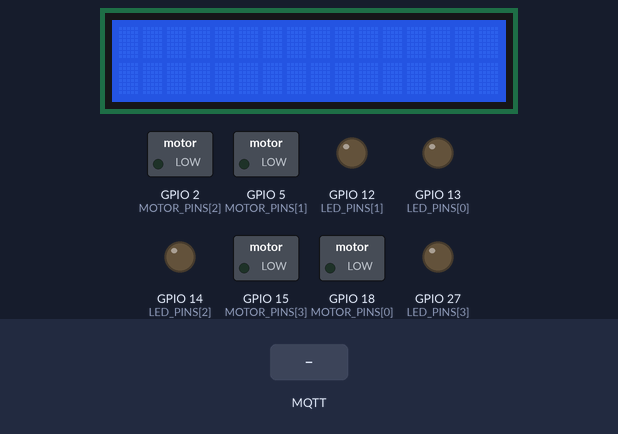
This sketch was run on a simulated ESP32. On the bench: 16×2 character LCD, switched loads named in the sketch (green lamp = pin HIGH), output pins drawn as LEDs (lit = HIGH). The test bench sets the inputs (shaded band). WiFi joins after 1.5 s; servers stay silent unless stated; no MQTT or app messages arrive unless stated; what the sketch prints to the serial monitor is not drawn.

Above: at 2.7 s.
2.8 s: MQTT message "0" arrives on the second subscribed topic
At 3.8 s:
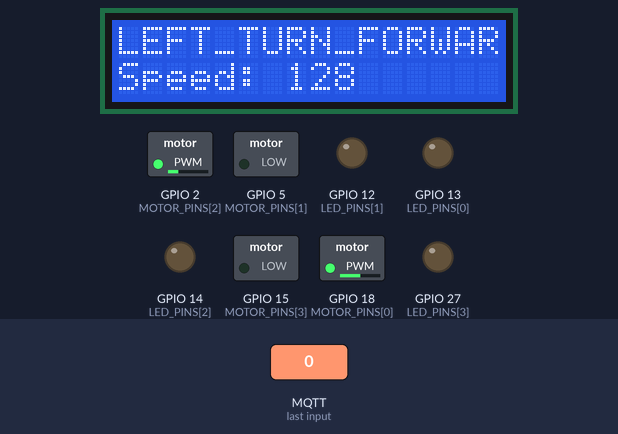
4.3 s: MQTT message "5" arrives on the second subscribed topic
At 5.5 s:
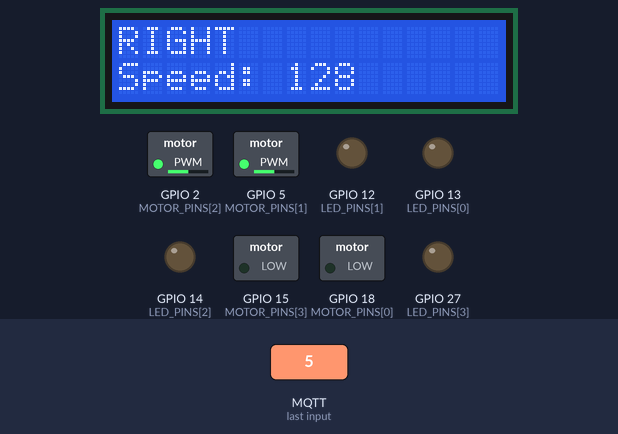
5.8 s: MQTT message "1" arrives on the second subscribed topic
At 7.0 s:
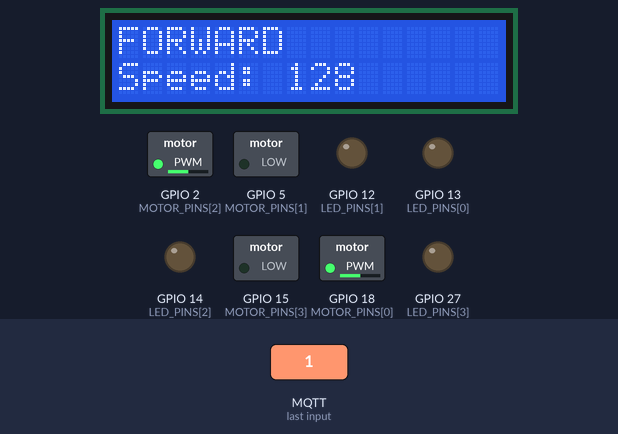
7.3 s: MQTT message "90" arrives on the second subscribed topic
At 7.8 s:
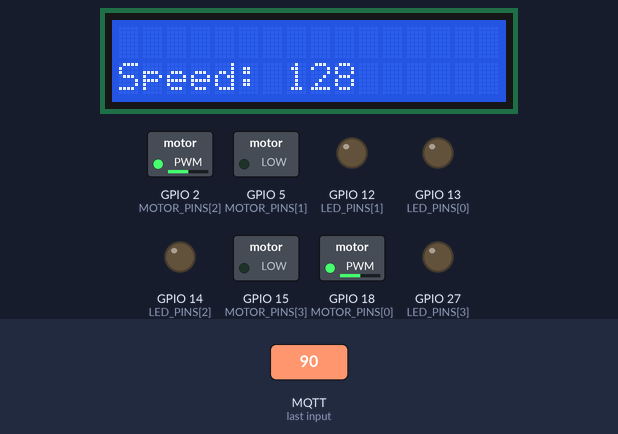
8.8 s: MQTT message "200" arrives on the second subscribed topic
At 9.3 s:
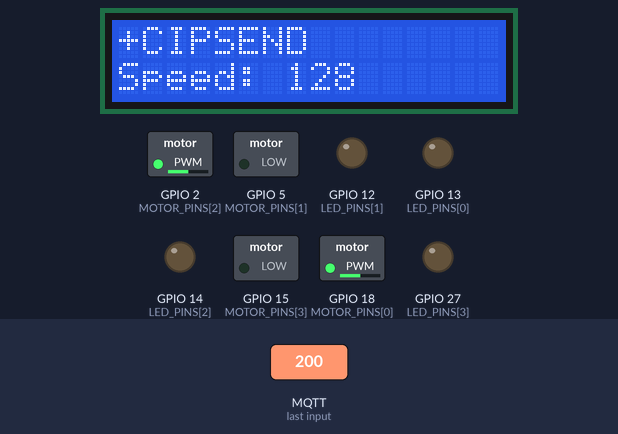
Timing chart, 0 to 11.3 s (numbered marks = the images above; inputs shaded):
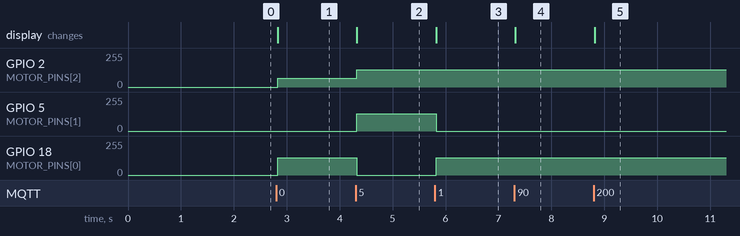

The sketch:

wd-base.ino
```cpp
//S168772 Dries Van Bouwel
//S171282 Lukas Van Dyck
//S173062 Karol Czaplejewicz
//S166965 Sem Block


// Necessary Libraries
#include <LiquidCrystal_I2C.h>  // https://github.com/johnrickman/LiquidCrystal_I2C (install as zip)
#include <WiFi.h>               // Standard ESP32 Library
#include <PubSubClient.h>       // https://github.com/knolleary/pubsubclient (intall with library Manager)

#define CLASSGROUP "1it2"
#define LABGROUP "7"

const char WIFI_SSID[] = "bletchley";
const char WIFI_PASS[] = "laptop!internet";
const char MQTT_SERVER[] = "mqtt.iote-ap.be";

//UPGRADE AUTOMATIC GENERATION OF THIS VARIABLES BASED
const char MQTT_ID[] = CLASSGROUP "-" LABGROUP;
const char SPEED_TOPIC[] = "mp/" CLASSGROUP "/" LABGROUP "/wd/speed";
const char MOVEMENT_TOPIC[] = "mp/" CLASSGROUP "/" LABGROUP "/wd/movement";

WiFiClient wifiClient;
PubSubClient mqttClient(wifiClient);

char msg[32];

const int PWM_FREQUENCY = 500;
const int PWM_RESOLUTION = 8;
const int PWM_MAX_DC = 255;

const int MOTOR_PIN_COUNT = 4;
const int MOTOR_COUNT = 2;

int MOTOR_PINS[MOTOR_PIN_COUNT] = { 18, 5, 2, 15 };

const int LED_COUNT = 4;

int LED_PINS[LED_COUNT] = { 13, 12, 14, 27 };

int LED_STATE[] = { 0, 0, 0, 0 };

const int PL_PIN = 25;
const int TRIG_PIN = 19;
const int ECHO_PIN = 23;

int LCD_COLUMNS = 16;
int LCD_ROWS = 2;

enum COMMANDS {
  LEFT_TURN_FORWARD,
  FORWARD,
  RIGHT_TURN_FORWARD,
  LEFT,
  STOP,
  RIGHT,
  LEFT_TURN_BACKWARDS,
  BACKWARDS,
  RIGHT_TURN_BACKWARDS,
};

const char* directionNames[] = {
  "LEFT_TURN_FORWARD",  //0
  "FORWARD",            //1
  "RIGHT_TURN_FORWARD",
  "LEFT",
  "STOP",
  "RIGHT",
  "LEFT_TURN_BACKWARDS",
  "BACKWARDS",
  "RIGHT_TURN_BACKWARDS",
};

enum MOTOR_DIRECTION {
  MOTOR_BACKWARDS = -1,
  MOTOR_STOP = 0,
  MOTOR_FORWARD = 1
};

LiquidCrystal_I2C lcd(0x27, LCD_COLUMNS, LCD_ROWS);

int drivingSpeed = 128;

void setup_wifi() {
  delay(10);
  // We start by connecting to a WiFi network
  Serial.println();
  Serial.print("Connecting to ");
  Serial.println(WIFI_SSID);

  WiFi.begin(WIFI_SSID, WIFI_PASS);

  while (WiFi.status() != WL_CONNECTED) {
    delay(500);
    Serial.print(".");
  }

  Serial.println("");
  Serial.println("WiFi connected");
  Serial.println("IP address: ");
  Serial.println(WiFi.localIP());
}

void reconnect_to_mqtt() {
  // Loop until we're reconnected
  while (!mqttClient.connected()) {
    Serial.print("Attempting MQTT connection...");
    // Attempt to connect
    if (mqttClient.connect(MQTT_ID)) {
      Serial.println("connected");
      // Subscribe
      mqttClient.subscribe(SPEED_TOPIC);
      mqttClient.subscribe(MOVEMENT_TOPIC);
      mqttClient.publish(MOVEMENT_TOPIC, "connected");
    } else {
      Serial.print("failed, rc=");
      Serial.print(mqttClient.state());
      Serial.println(" try again in 5 seconds");
      // Wait 5 seconds before retrying
      delay(5000);
    }
  }
}

void callback(char* topic, byte* message, unsigned int length) {
  memset(msg, '\0', sizeof(msg));
  memcpy(msg, (char*)message, length);
  Serial.print("Recieved message from broker");
  Serial.print("Topic: ");
  Serial.println(topic);
  Serial.print("msg: ");
  Serial.println(msg);
  Serial.println();

  if (strcmp(topic, SPEED_TOPIC) == 0) {
    handle_speed_command(msg);
    return;
  }

  if (strcmp(topic, MOVEMENT_TOPIC) == 0) {
    handle_movement_command(msg);
    return;
  }
}

void handle_movement_command(const char* msg) {
  static int lastCommand = -1;
  int command = atoi(msg);
    lcd.clear();
    Serial.print("Command: ");
    Serial.println(command);
    lcd.print(directionNames[command]);
    lcd.setCursor(0,1);

    lcd.print("Speed: " + String(drivingSpeed));
    lcd.setCursor(0,0);
  if (command != lastCommand) {
    switch (command) {
      case LEFT_TURN_FORWARD:
        driveMotors(MOTOR_FORWARD, drivingSpeed, MOTOR_FORWARD, drivingSpeed / 2);
        break;
      case FORWARD:
        driveMotors(MOTOR_FORWARD, drivingSpeed, MOTOR_FORWARD, drivingSpeed);
        break;
      case RIGHT_TURN_FORWARD:
        driveMotors(MOTOR_FORWARD, drivingSpeed / 2, MOTOR_FORWARD, drivingSpeed);
        break;
      case RIGHT:
        driveMotors(MOTOR_BACKWARDS, drivingSpeed, MOTOR_FORWARD, drivingSpeed);
        break;
      case RIGHT_TURN_BACKWARDS:
        driveMotors(MOTOR_BACKWARDS, drivingSpeed / 2, MOTOR_BACKWARDS, drivingSpeed);
        break;
      case BACKWARDS:
        driveMotors(MOTOR_BACKWARDS, drivingSpeed, MOTOR_BACKWARDS, drivingSpeed);
        break;
      case LEFT_TURN_BACKWARDS:
        driveMotors(MOTOR_BACKWARDS, drivingSpeed, MOTOR_BACKWARDS, drivingSpeed / 2);
        break;
      case LEFT:
        driveMotors(MOTOR_FORWARD, drivingSpeed, MOTOR_BACKWARDS, drivingSpeed);
        break;
      case STOP:
        driveMotors(MOTOR_STOP, 0, MOTOR_STOP, 0);
        break;
    }
    lastCommand = command;
  }
}

void handle_speed_command(const char* msg) {
  int speed = atoi(msg);
  if (speed < 0 || speed > 255) {
    Serial.println("Invalid speed received. Ignoring.");
    return;
  }
  drivingSpeed = speed;
}

void setup() {
  Serial.begin(115200);
  for (int i = 0; i < MOTOR_PIN_COUNT; i++) {
    pinMode(MOTOR_PINS[i], OUTPUT);
    ledcAttach(MOTOR_PINS[i], PWM_FREQUENCY, PWM_RESOLUTION);  // Attach pin to channel i
  }

  for (int i = 0; i < LED_COUNT; i++) {
    pinMode(LED_PINS[i], OUTPUT);
  }
  pinMode(TRIG_PIN, OUTPUT);  // Sets the trigPin as an Output
  pinMode(ECHO_PIN, INPUT);   // Sets the echoPin as an Input
  lcd.init();
  lcd.backlight();
  setup_wifi();
  mqttClient.setServer(MQTT_SERVER, 1883);
  mqttClient.setCallback(callback);
}


void loop() {
  if (!mqttClient.connected()) {
    reconnect_to_mqtt();
  }
  mqttClient.loop();
}

void driveMotors(int leftMotorDirection, int leftMotorSpeed, int rightMotorDirection, int rightMotorSpeed) {
  // Control Left Motor (PINS 0 and 1)
  if (leftMotorDirection == MOTOR_FORWARD) {
    ledcWrite(MOTOR_PINS[0], leftMotorSpeed);  // Forward channel active
    ledcWrite(MOTOR_PINS[1], 0);                // Backward channel off
  }
  else if (leftMotorDirection == MOTOR_BACKWARDS) {
    ledcWrite(MOTOR_PINS[0], 0);                // Forward channel off
    ledcWrite(MOTOR_PINS[1], leftMotorSpeed);  // Backward channel active
  }
  else { // MOTOR_STOP
    ledcWrite(MOTOR_PINS[0], 0);                // Both PINS off
    ledcWrite(MOTOR_PINS[1], 0);
  }

  // Control Right Motor (PINS 2 and 3)
  if (rightMotorDirection == MOTOR_FORWARD) {
    ledcWrite(MOTOR_PINS[2], rightMotorSpeed); // Forward channel active
    ledcWrite(MOTOR_PINS[3], 0);                // Backward channel off
  }
  else if (rightMotorDirection == MOTOR_BACKWARDS) {
    ledcWrite(MOTOR_PINS[2], 0);                // Forward channel off
    ledcWrite(MOTOR_PINS[3], rightMotorSpeed); // Backward channel active
  }
  else { // MOTOR_STOP
    ledcWrite(MOTOR_PINS[2], 0);                // Both PINS off
    ledcWrite(MOTOR_PINS[3], 0);
  }
}
```

Measured:
- after the input at 2.8 s, GPIO 2 (MOTOR_PINS[2]): 0/255 → 64/255 at once; GPIO 18 (MOTOR_PINS[0]): 0/255 → 128/255 at once; the display: changes at once (image 1)
- after the input at 4.3 s, GPIO 2 (MOTOR_PINS[2]): 64/255 → 128/255 at once; GPIO 5 (MOTOR_PINS[1]): 0/255 → 128/255 at once; GPIO 18 (MOTOR_PINS[0]): 128/255 → 0/255 at once; the display: changes at once (image 2)
- after the input at 5.8 s, GPIO 5 (MOTOR_PINS[1]): 128/255 → 0/255 at once; GPIO 18 (MOTOR_PINS[0]): 0/255 → 128/255 at once; the display: changes at once (image 3)
- after the input at 7.3 s, the display: changes at once (image 4)
- after the input at 8.8 s, the display: changes at once (image 5)
